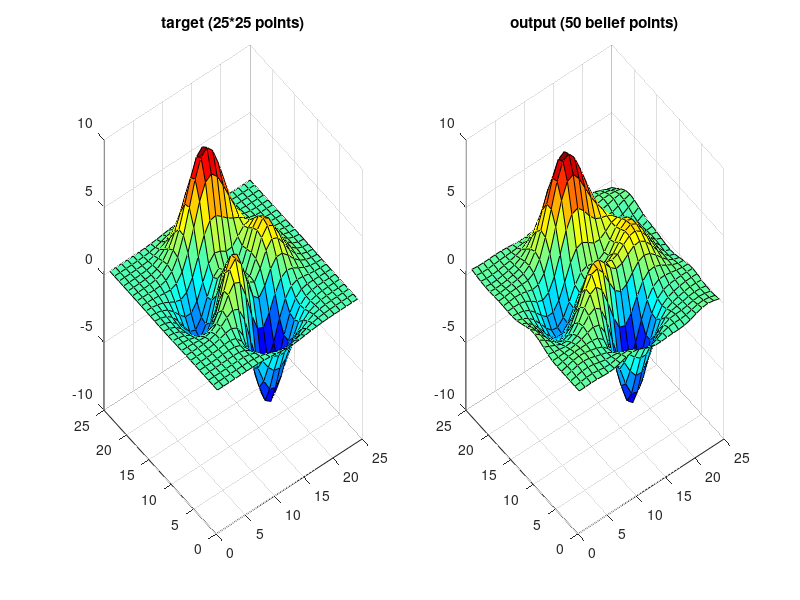

This figure's MATLAB source:
% aproximate one dimensional results with RBF network 
clear all;
close all;

fig = figure();

T = peaks(25);
subplot(1,2,1);
surf(T);
colormap(jet);
title('target (25*25 points)');

[x,y] = meshgrid(1:size(T,1),1:size(T,2));
X = [y(:) x(:)];

% train the gaussians weights
[idx,mu,sumd,d] = kmeans(X,50);
sigma = var(d).^(1/9);
% sigma = sumd .* 9;

for j=1:size(mu,1)
    mu_all = repmat(mu(j,:),length(X),1);
    distance = sum((X' - mu_all').^2);
    phi(j,:) = exp(- distance' / (2*sigma(j).^2));
end

phi = phi';
phi = [ones(size(phi,1),1) phi];

%train output layer weigts 
V = pinv(phi) * T(:);

%plot the output for another set of input
[x,y] = meshgrid(1:size(T,1),1:size(T,2));
X = [y(:) x(:)];

phi = [];

for j=1:size(mu,1)
    mu_all = repmat(mu(j,:),length(X),1);
    distance = sum((X' - mu_all').^2);
    phi(j,:) = exp(- distance' / (2*sigma(j).^2));
end

phi = phi';
phi = [ones(size(phi,1),1) phi];

Y = phi * V;
Y =  reshape(Y,size(x,1),size(y,1)) ;

subplot(1,2,2);
surf(Y);
colormap(jet);
title('output (50 belief points)');